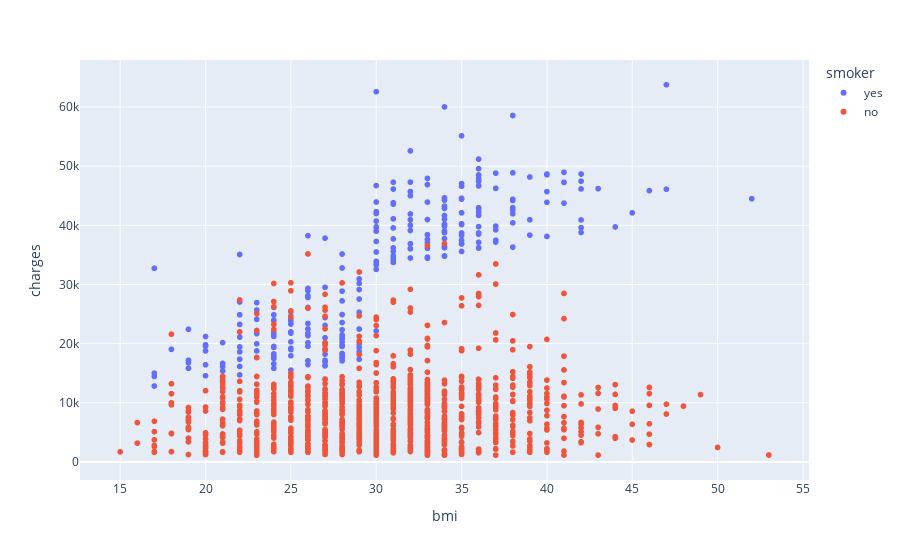

The notebook cell this image was saved under:
### Code cell
px.scatter(data_frame=insurance_df, x = 'bmi',
           y ='charges', color = 'smoker')

### Figure 1 — Plotly figure (JSON) as saved in the notebook; plotly's stock layout.template omitted (floating-point values rounded to 4 significant figures; data arrays with more than 128 entries replaced by an {"elided": "..."} marker saying what was removed)
{"data": [{"hovertemplate": "smoker=yes<br>bmi=%{x}<br>charges=%{y}<extra></extra>", "legendgroup": "yes", "marker": {"color": "#636efa", "symbol": "circle"}, "mode": "markers", "name": "yes", "showlegend": true, "type": "scattergl", "x": {"elided": "274 int values"}, "xaxis": "x", "y": {"elided": "274 float values"}, "yaxis": "y"}, {"hovertemplate": "smoker=no<br>bmi=%{x}<br>charges=%{y}<extra></extra>", "legendgroup": "no", "marker": {"color": "#EF553B", "symbol": "circle"}, "mode": "markers", "name": "no", "showlegend": true, "type": "scattergl", "x": {"elided": "1064 int values"}, "xaxis": "x", "y": {"elided": "1064 float values"}, "yaxis": "y"}], "layout": {"legend": {"title": {"text": "smoker"}, "tracegroupgap": 0}, "margin": {"t": 60}, "xaxis": {"anchor": "y", "domain": [0, 1], "title": {"text": "bmi"}}, "yaxis": {"anchor": "x", "domain": [0, 1], "title": {"text": "charges"}}}}
